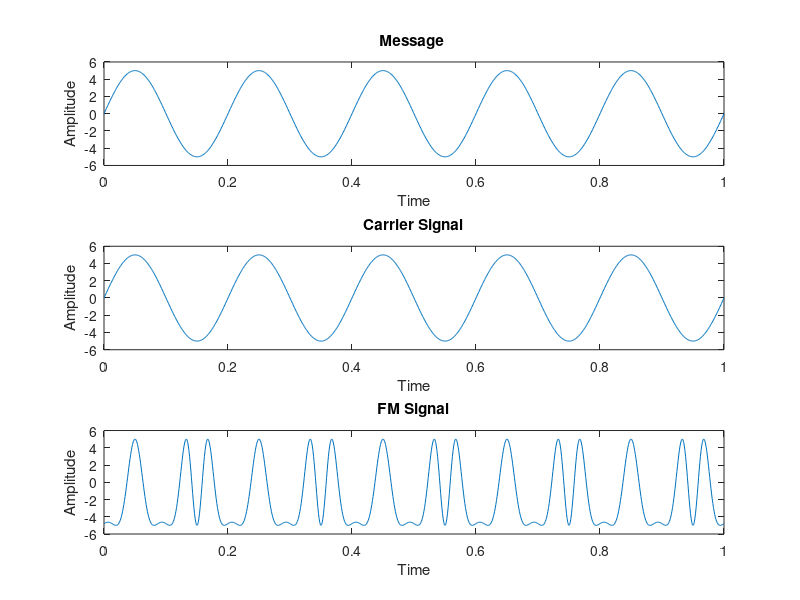

Here is the MATLAB script that generated this plot:
clc;
clear;
close;

t = 0:0.001:1;
vm = input('Enter Amplitude (Message): ');
vc = input('Enter Amplitude (Carrier): ');
fM = input('Enter Message frequency: ');
fc = input('Enter Carrier frequency: ');
m = input('Enter Modulation Index: ');
msg = vm*sin(2*pi*fM*t);
subplot(3,1,1);
plot(t,msg);
xlabel('Time');
ylabel('Amplitude');
title('Message ');

carrier = vc*sin(2*pi*fc*t);
subplot(3,1,2);
plot(t,carrier);
xlabel('Time');
ylabel('Amplitude');
title('Carrier Signal');

y = vc*sin(2*pi*fc*t+m.*cos(2*pi*fM*t));
subplot(3,1,3);
plot(t,y);
xlabel('Time');
ylabel('Amplitude');
title('FM Signal');